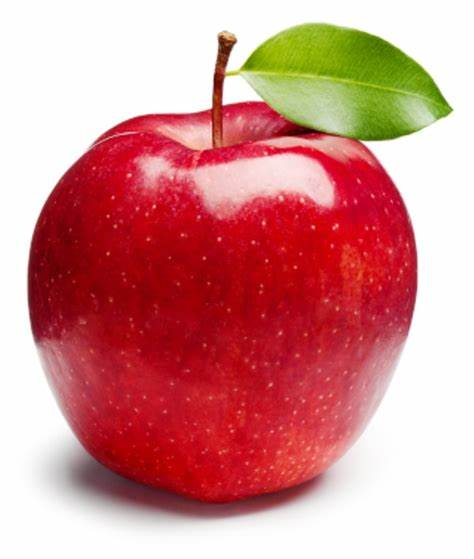
#> input picture gambar apel.jpeg, 474 x 559 px
$ python XOR.py
#> lines starting #> are read from the running program, lines starting #| are printed output that depends on the picture
import cv2 as cv

citra = cv.imread('gambar apel.jpeg')
#> citra is the input picture: shape (559, 474, 3); mean B, G, R 140.8, 142.3, 210.9
citra2 = cv.imread('apel 2.jpeg')
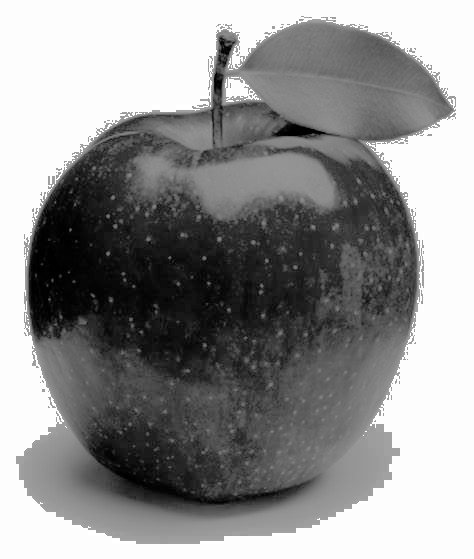
#> input picture apel 2.jpeg, 474 x 559 px
#> citra2 is the input picture: shape (559, 474, 3); min 0, max 255, mean 144.6

citraXOR =  cv.bitwise_xor(citra, citra2)
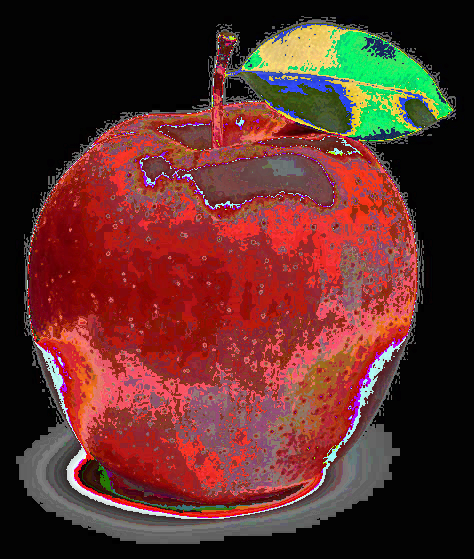
#> citraXOR: shape (559, 474, 3); mean B, G, R 41.6, 46.1, 94.9

cv.imshow('Citra Asli 1', citra)
cv.imshow('Citra Asli 2', citra2)
cv.imshow('Citra XOR', citraXOR)
cv.waitKey(0)
